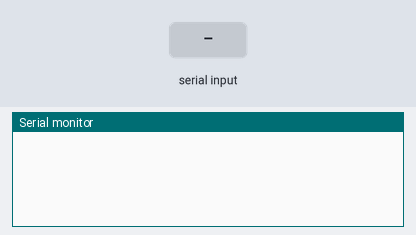
A sketch run on a simulated Arduino Mega 2560, built with avr-gcc and run on an emulated ATmega2560. Parts: the last lines printed to the serial monitor. The test bench sets the inputs (shaded band).

Above: at 1.2 s.
1.3 s: "Hola#" received over the second serial link
At 2.5 s:
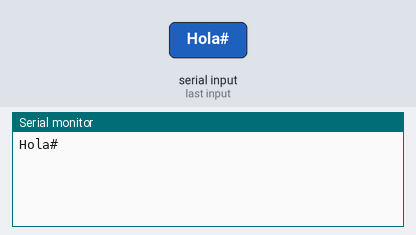
2.8 s: "1#" received over the second serial link
At 3.8 s:
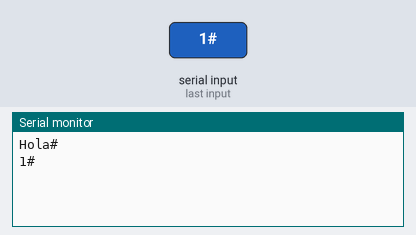

Measured:
- after the input at 1.3 s, the serial monitor: prints a new line at once (image 1)
- after the input at 2.8 s, the serial monitor: prints a new line at once (image 2)

The sketch:

Bluetooth.ino
```cpp
void setup(){
  Serial1.begin(9600);
  Serial.begin(9600);
}

int incomingByte = 0;

unsigned int i=0;
byte buf[8];

void loop(){
  if (Serial1.available() > 0) {
    String s = Serial1.readStringUntil('#');
    if (s == "Hola") {
      digitalWrite(12,HIGH);
      digitalWrite(11,LOW);
    }else{
      digitalWrite(12,LOW);
      digitalWrite(11,HIGH);
    }
    s = s + "#";
    Serial.println(s);
    Serial1.print(s);
    //Serial1.flush();
  }
}
```
